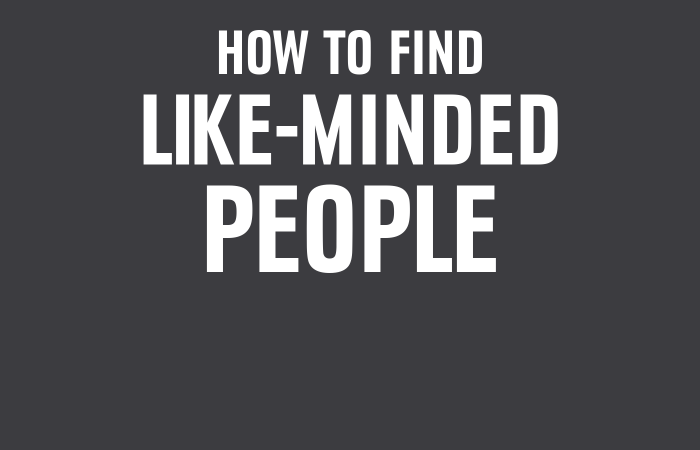
#> input picture plugkit/refs/font-specimen-guest.png, 1400 x 900 px (shown at 1/2 size)
$ python crop45.py ../refs/font-specimen-guest.png ../refs/font-specimen-host.png 1.0 1.0
#> lines starting #> are read from the running program, lines starting #| are printed output that depends on the picture
"""Crop a photo to 4:5 (1080x1350) around a chosen centre. Crop + resize only; pixels are not edited.
usage: python scripts/crop45.py SRC OUT CX CY   (CX, CY = crop centre as fractions 0-1)"""
import sys
from PIL import Image, ImageOps
import pillow_heif; pillow_heif.register_heif_opener()
#> (this line was passed over: pillow_heif is not available in this run)
src, out, cx, cy = sys.argv[1], sys.argv[2], float(sys.argv[3]), float(sys.argv[4])
im = ImageOps.exif_transpose(Image.open(src)).convert("RGB")
#> im is the input picture: PIL image 1400x900 RGB; mean R, G, B 82.5, 82.5, 86
W, H = im.size
#> W = 1400; H = 900
cw, ch = (W, round(W * 1.25)) if W / H < 0.8 else (round(H * 0.8), H)
#> cw = 720; ch = 900
cw, ch = min(cw, W), min(ch, H)
l = min(max(0, round(cx * W - cw / 2)), W - cw); t = min(max(0, round(cy * H - ch / 2)), H - ch)
#> after `l = min(max(0, round(cx * W - cw / 2)), W - cw)`: l = 680
#> after `t = min(max(0, round(cy * H - ch / 2)), H - ch)`: t = 0
im.crop((l, t, l + cw, t + ch)).resize((1080, 1350), Image.LANCZOS).save(out)
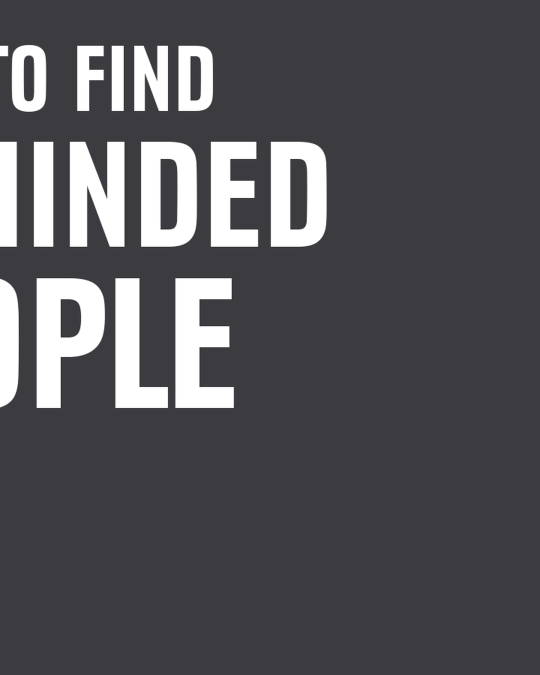
#> saved as font-specimen-host.png: PIL image 1080x1350 RGB (shown at 1/2 size); mean R, G, B 83.5, 83.5, 87
print(out, (l, t, cw, ch))
#| ../refs/font-specimen-host.png (680, 0, 720, 900)
